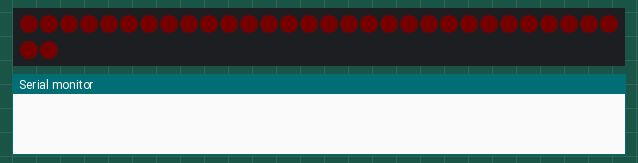
This sketch was run on a simulated Arduino Uno, built with avr-gcc and run on an emulated ATmega328P. Parts: 32 RGB LEDs in strip order, left to right, continuing on the next row, the last lines printed to the serial monitor. Dim RGB values are drawn brighter than linear; random numbers use the default seed unless the sketch sets one.

Above: at 0.5 s.
At 5.19 s:
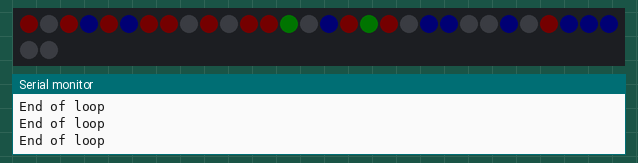
At 10.22 s:
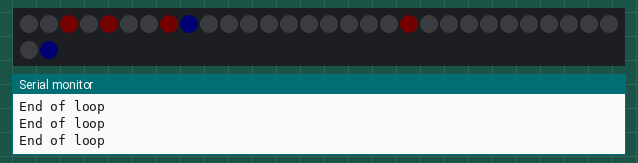
At 14.55 s:
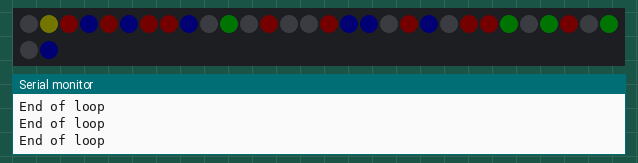
At 19.93 s:
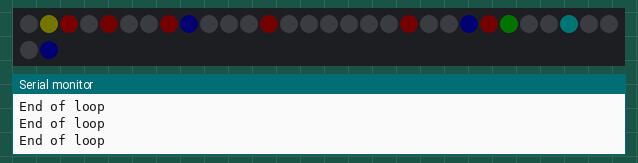
At 39.18 s:
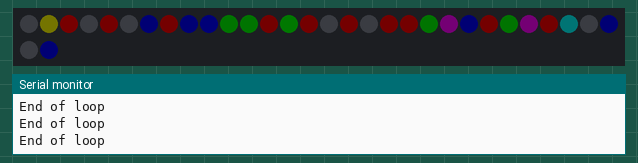

The sketch:

pulse.ino
```cpp
#include <FastLED.h>
#define LED_PIN     15
#define NUM_LEDS    32
#define BRIGHTNESS  10
#define LED_TYPE    NEOPIXEL
CRGB leds[NUM_LEDS];
class Pixel {
    int p = 0;
    int v = 0;
    int h = 0;
    bool locked = false;

  public:
    void set(int i) {
      p = i;
    }

    boolean isLocked() {
      return locked;
    }

    void hue(int hue) {
      if (locked) return;
      h = hue;
    }

    void fade(int value) {
      if (locked) return;
      v = v + value;
    }

    void setV(int value) {
      if (locked) return;
      v = value;
    }

    void render() {
      leds[p] = CHSV(h, 255, v);
    }

    void lock() {
      hue(random(0, 255));
      locked = true;
    }

    void rst() {
      v = 0;
      locked = false;
      h = 0;
    }
};
Pixel pixels[NUM_LEDS];

void setup() {
  FastLED.setBrightness( 55 );
  FastLED.addLeds<LED_TYPE, LED_PIN>(leds, NUM_LEDS);
  for (int i = 0; i < NUM_LEDS; i++) {
    pixels[i].set(i);
  }
  Serial.begin(115200);
}

void loop() {
  pulse();
}

int frame = 0;
int v = 0;
void pulse() {
  frame++;
  if (frame < 50) {
    // fadeup
    fade(1);
  }
  else if (frame < 100) {
    // fadedown
    fade(-1);
  }
  else if (frame < 150) {
    // fadeup
    fade(1);
  }
  else {

    frame = 0;

    int sanity = 0;
    while (sanity < 10000) {
      sanity++;
      int p = random(0, NUM_LEDS);
      if (pixels[p].isLocked()) {
        continue;
      }
      else {
        pixels[p].lock();
        break;
      }
    }

    // Are we all locked
    boolean allLocked = true;
    for (int i = 0; i < NUM_LEDS; i++) {
      if (!pixels[i].isLocked()) {
        allLocked = false;
        break;
      }
    }
    Serial.println("End of loop");
    if (allLocked) {
      Serial.println("Reset");
      for (int i = 0; i < NUM_LEDS; i++) {
        pixels[i].rst();
      }
    }
    for (int i = 0; i < NUM_LEDS; i++) {
      pixels[i].setV(0);
      pixels[i].hue(random(0, 255));
    }

  }

  for (int i = 0; i < NUM_LEDS; i++) {
    pixels[i].render();
  }

  FastLED.delay(10);
}

void fade(int v) {
  for (int i = 0; i < NUM_LEDS; i++) {
    pixels[i].fade(v);
  }
}
```
